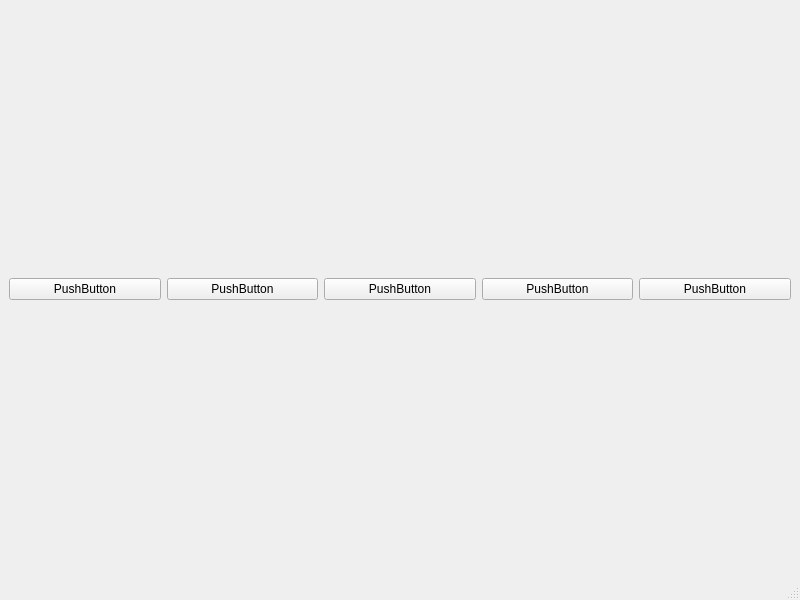
<?xml version="1.0" encoding="UTF-8"?>
<ui version="4.0">
 <class>MainWindow</class>
 <widget class="QMainWindow" name="MainWindow">
  <property name="geometry">
   <rect>
    <x>0</x>
    <y>0</y>
    <width>800</width>
    <height>600</height>
   </rect>
  </property>
  <property name="windowTitle">
   <string>MainWindow</string>
  </property>
  <widget class="QWidget" name="centralwidget">
   <layout class="QHBoxLayout" name="horizontalLayout">
    <item>
     <widget class="QPushButton" name="pushButton_3">
      <property name="text">
       <string>PushButton</string>
      </property>
     </widget>
    </item>
    <item>
     <widget class="QPushButton" name="pushButton">
      <property name="text">
       <string>PushButton</string>
      </property>
     </widget>
    </item>
    <item>
     <widget class="QPushButton" name="pushButton_2">
      <property name="text">
       <string>PushButton</string>
      </property>
     </widget>
    </item>
    <item>
     <widget class="QPushButton" name="pushButton_5">
      <property name="text">
       <string>PushButton</string>
      </property>
     </widget>
    </item>
    <item>
     <widget class="QPushButton" name="pushButton_4">
      <property name="text">
       <string>PushButton</string>
      </property>
     </widget>
    </item>
   </layout>
  </widget>
  <widget class="QMenuBar" name="menubar">
   <property name="geometry">
    <rect>
     <x>0</x>
     <y>0</y>
     <width>800</width>
     <height>21</height>
    </rect>
   </property>
  </widget>
  <widget class="QStatusBar" name="statusbar"/>
 </widget>
 <resources/>
 <connections/>
</ui>
